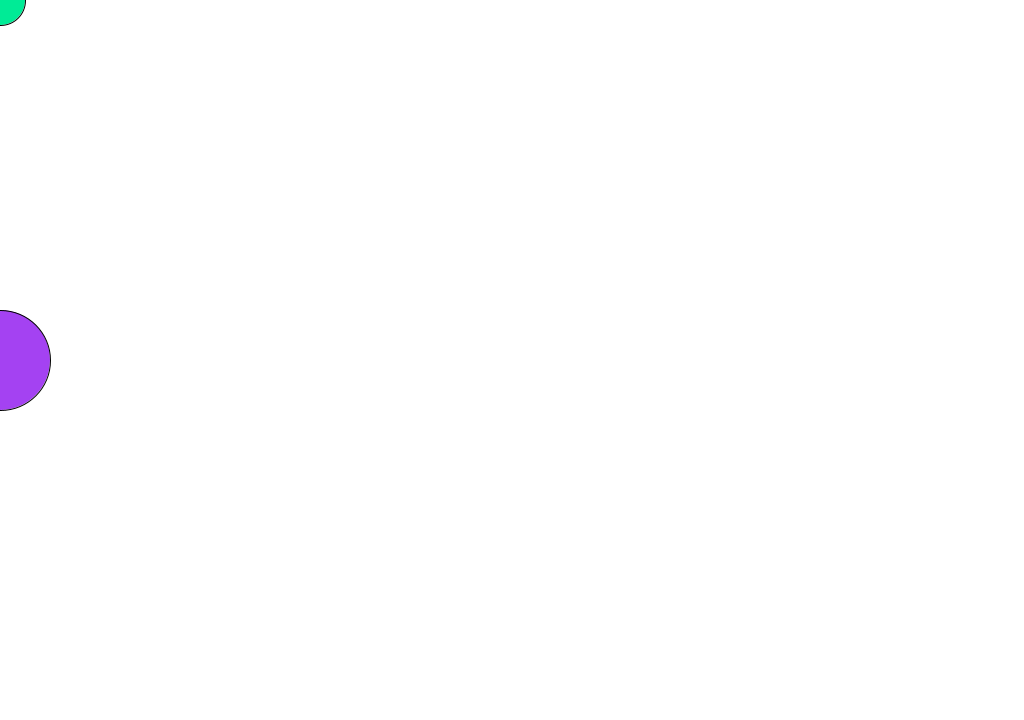
Frame 1 (no input)
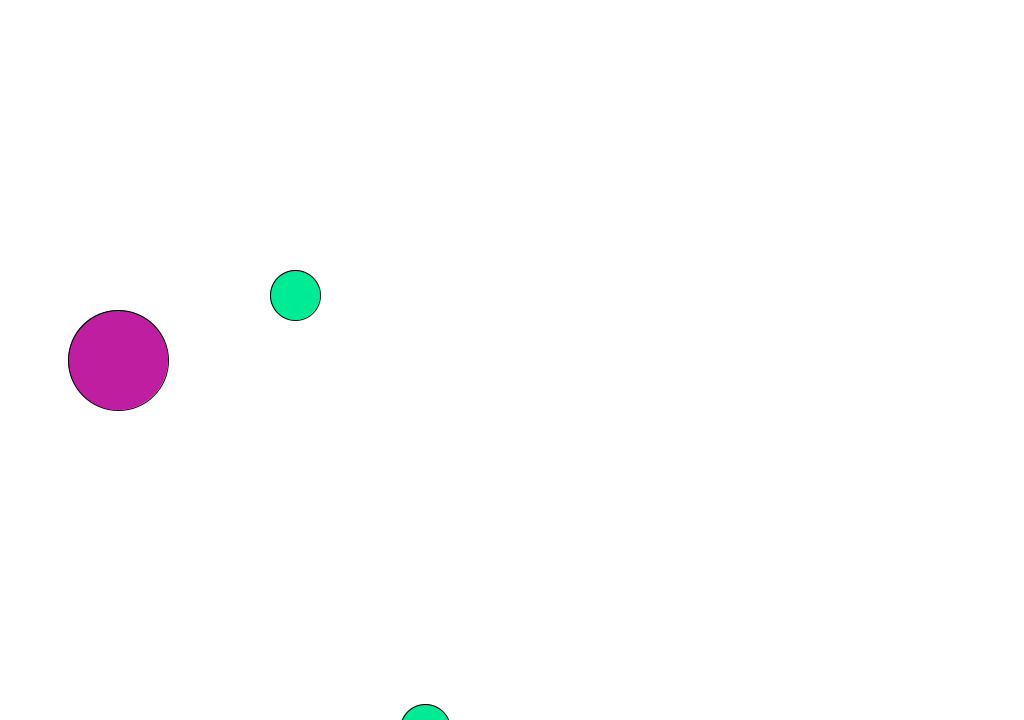
Frame 60 (the mouse pressed at the canvas centre just before this capture)
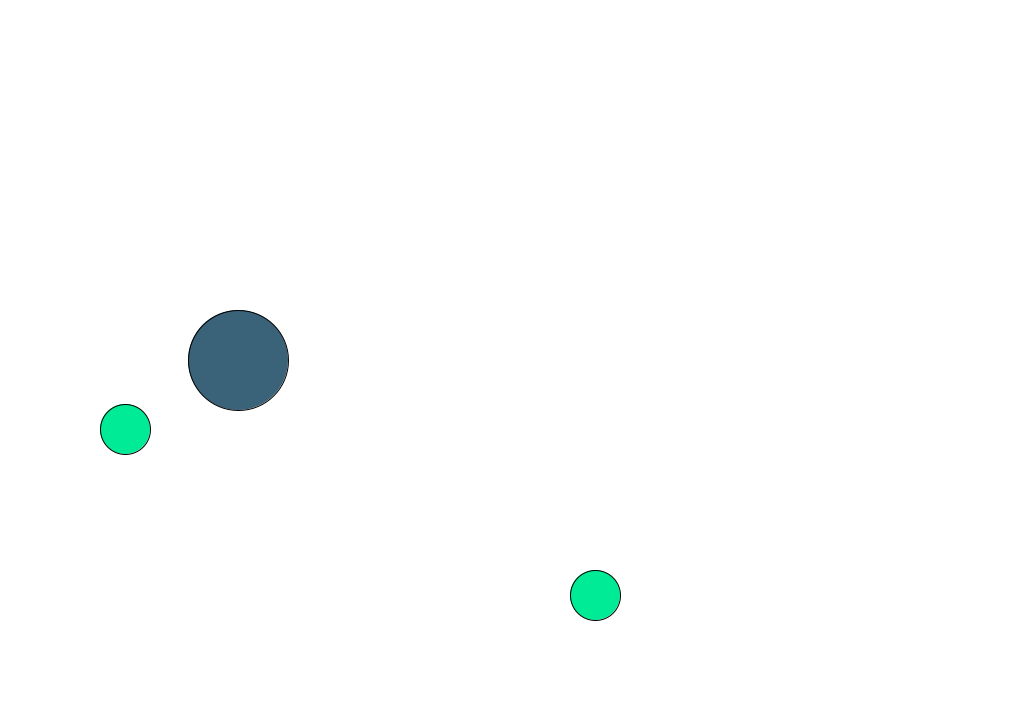
Frame 120 (the mouse held since frame 60 and released just before this capture)

The Processing sketch that drew these frames (run headless with seeded random() and noise(); from frame 60 on, the mouse is pressed at the canvas centre):

// Processing sketch: sketch_140917a
// ── sketch_140917a.pde
int x= 0;
int y= 0;
int x2=720;
int y2=1024;
int x3=0;
int x4=0;
int speed= 1;

void setup (){
  size (1024, 720);
}
void draw(){
  background(255, 255, 255);
  fill (0, 235, 150);
  ellipse (x, y, 50, 50);
  x = x+5;
  y = y+5;
  ellipse (x2, y2, 50, 50);
  x2 = x2-5;
  y2 = y2-5;
  fill(random(255), random(255), random(255));
  ellipse (x3, height/2, 100, 100);
  x3 = x3+2;
  ellipse (x4, 1024, 300, 300);
  x4 = x4+2;
  if (x > width){
    x= speed -1;
    y= speed -1;
  }
  if (y > height){
    y= speed-1;
    x= speed-1;
  }
  if (x2 > width){
    x2= speed-1;
    y2= speed-1;
  }
}
  
